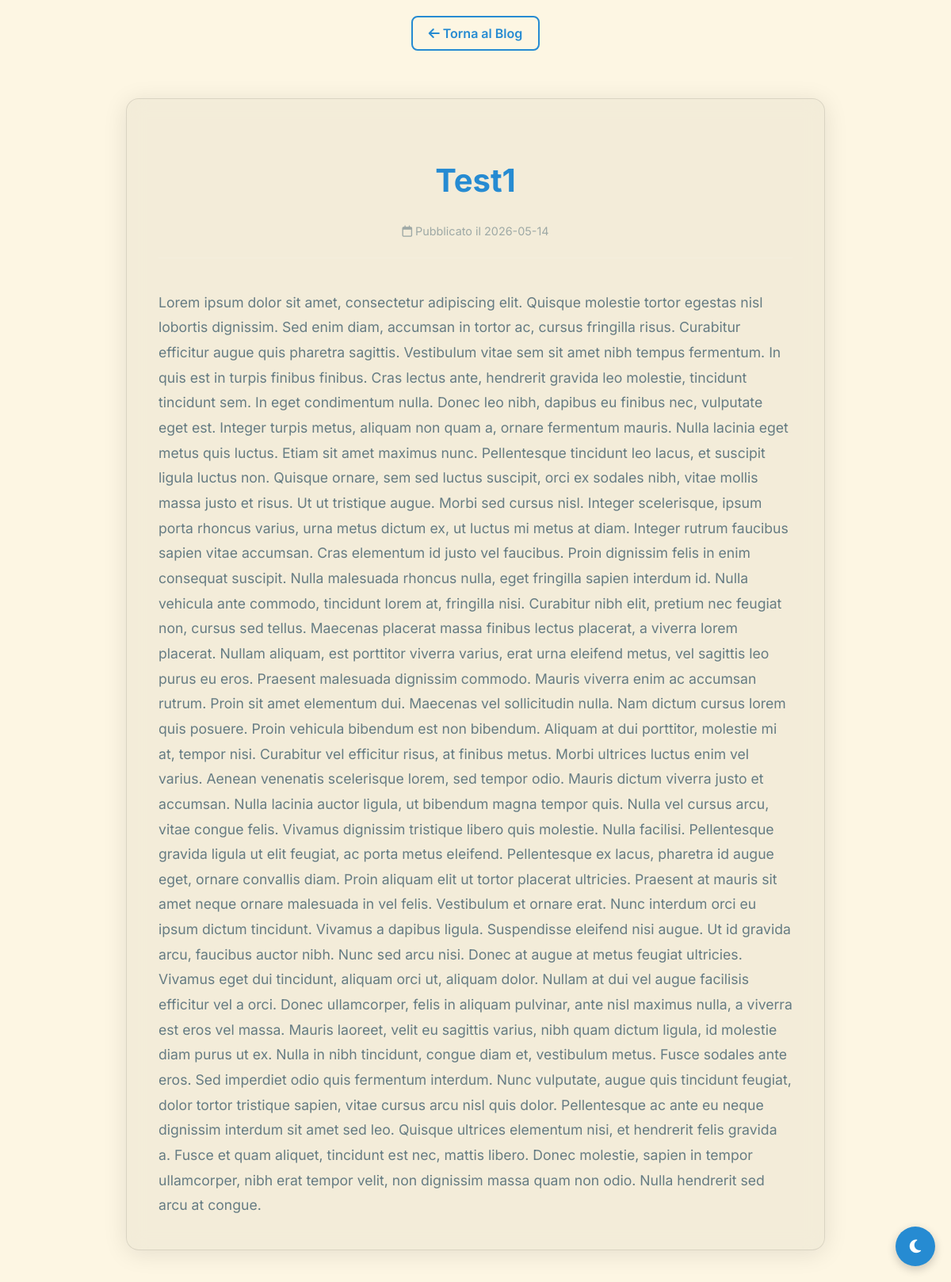
The page /blog/1 on the database its author committed.
### tables this page shows
CREATE TABLE articles (
                id INTEGER PRIMARY KEY AUTOINCREMENT,
                title TEXT NOT NULL,
                excerpt TEXT,
                content TEXT NOT NULL,
                created_at TIMESTAMP DEFAULT CURRENT_TIMESTAMP,
                is_published BOOLEAN DEFAULT 0
            );

### routes/portfolio.py (the view)
@portfolio_bp.route('/blog/<int:id>')
def article(id):
    db = get_db()
    cursor = db.cursor()
    cursor.execute("SELECT * FROM articles WHERE id = ? AND is_published = 1", (id,))
    article = cursor.fetchone()
    if not article:
        return render_template('portfolio/404.html'), 404
    return render_template('portfolio/article.html', article=article)

### database.py (called while the page is built)
def get_db():
    db = getattr(g, '_database', None)
    if db is None:
        os.makedirs(os.path.dirname(DATABASE), exist_ok=True)
        db = g._database = sqlite3.connect(DATABASE)
        db.row_factory = sqlite3.Row
    return db

def close_connection(exception):
    db = getattr(g, '_database', None)
    if db is not None:
        db.close()

### templates/portfolio/article.html (shortened to what this page needs)
{% extends "base.html" %}
{% block extra_css %}
<link rel="stylesheet" href="{{ url_for('static', filename='css/portfolio.css') }}">
{% endblock %}
{% block content %}
<nav style="padding: 20px; text-align: center;">
    <a href="{{ url_for('portfolio.blog') }}" class="btn btn-outline"><i class="fa-solid fa-arrow-left"></i> Torna al Blog</a>
</nav>
<main class="article-container glass-panel">
    <header class="article-header">
        <h1>{{ article.title }}</h1>
        <div class="article-meta">
            <i class="fa-regular fa-calendar"></i> Pubblicato il {{ article.created_at.split(' ')[0] }}
        </div>
    </header>
    <div class="article-body">
        {{ article.content | safe }}
    </div>
</main>
{% endblock %}

### static/css/theme.css (style rules this page uses)
:root { --bg-color: #0f172a; --text-color: #f8fafc; --glass-bg: rgba(30, 41, 59, 0.7); --glass-border: rgba(255, 255, 255, 0.1); --primary-color: #3b82f6; --primary-hover: #2563eb; --accent-color: #10b981; --danger-color: #ef4444; --warning-color: #f59e0b; --font-main: 'Inter', sans-serif; --transition: all 0.3s ease; }
[data-theme="light"] { --bg-color: #fdf6e3; --text-color: #657b83; --glass-bg: rgba(238, 232, 213, 0.7); --glass-border: rgba(0, 0, 0, 0.1); --primary-color: #268bd2; --primary-hover: #2aa198; --accent-color: #859900; --danger-color: #dc322f; --warning-color: #b58900; }
body { margin: 0; padding: 0; font-family: var(--font-main); background-color: var(--bg-color); color: var(--text-color); min-height: 100vh; transition: background-color 0.3s ease, color 0.3s ease; }
.glass-panel { background: var(--glass-bg); backdrop-filter: blur(12px); -webkit-backdrop-filter: blur(12px); border: 1px solid var(--glass-border); border-radius: 16px; box-shadow: 0 4px 30px rgba(0, 0, 0, 0.1); transition: var(--transition); }
.btn { display: inline-block; padding: 10px 20px; border-radius: 8px; background-color: var(--primary-color); color: white; text-decoration: none; border: none; cursor: pointer; font-weight: 600; transition: var(--transition); }

### static/css/portfolio.css (style rules this page uses)
.btn-outline { background: transparent; border: 2px solid var(--primary-color); color: var(--primary-color); }

### templates/portfolio/article.html (style rules this page uses)
.article-container { max-width: 800px; margin: 40px auto; padding: 40px; line-height: 1.8; }
.article-header { margin-bottom: 40px; text-align: center; border-bottom: 1px solid rgba(255,255,255,0.1); padding-bottom: 20px; }
.article-header h1 { font-size: 2.5rem; margin-bottom: 15px; color: var(--primary-color); }
.article-meta { opacity: 0.6; font-size: 0.9rem; }
.article-body { font-size: 1.1rem; }

### rows shown on the page
articles: title "Test1", created_at "2026-05-14", content "Lorem ipsum dolor sit amet, consectetur adipiscing elit. Quisque molestie tortor egestas nisl lobortis dignissim. Sed enim diam, accumsan in tortor ac, cursus fringilla risus. Curabitur efficitur augue quis pharetra sagittis. Vestibulum vitae sem sit amet nibh tempus fermentum. In quis est in turpis finibus finibus. Cras lectus ante, hendrerit gravida leo molestie, tincidunt tincidunt sem. In eget condimentum nulla. Donec leo nibh, dapibus eu finibus nec, vulputate eget est. Integer turpis metus, aliquam non quam a, ornare fermentum mauris. Nulla lacinia eget metus quis luctus. Etiam sit amet maximus nunc. Pellentesque tincidunt leo lacus, et suscipit ligula luctus non. Quisque ornare, sem…"
